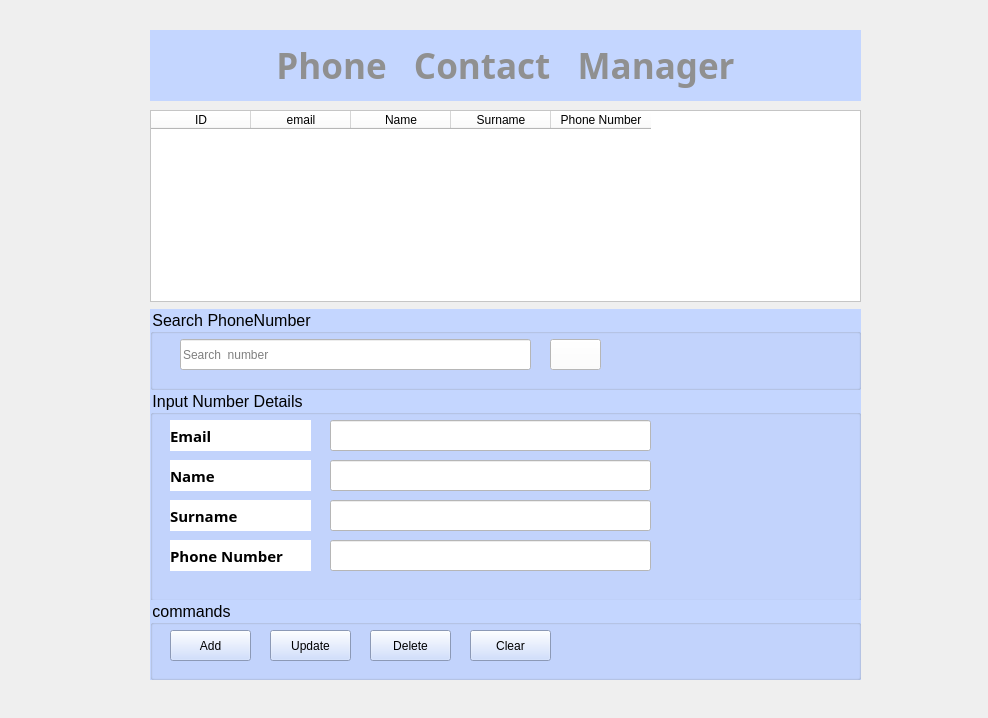
<?xml version="1.0" encoding="UTF-8"?>
<ui version="4.0">
 <class>Form</class>
 <widget class="QWidget" name="Form">
  <property name="geometry">
   <rect>
    <x>0</x>
    <y>0</y>
    <width>988</width>
    <height>718</height>
   </rect>
  </property>
  <property name="font">
   <font>
    <pointsize>12</pointsize>
   </font>
  </property>
  <property name="windowTitle">
   <string>Phonenumber</string>
  </property>
  <property name="windowIcon">
   <iconset>
    <normaloff>icons/phone-receiver-silhouette.png</normaloff>icons/phone-receiver-silhouette.png</iconset>
  </property>
  <property name="styleSheet">
   <string notr="true">color: rgb(255, 255, 255);
color: rgb(144, 144, 144);</string>
  </property>
  <widget class="QLabel" name="label">
   <property name="geometry">
    <rect>
     <x>150</x>
     <y>30</y>
     <width>711</width>
     <height>71</height>
    </rect>
   </property>
   <property name="font">
    <font>
     <family>Nunito</family>
     <pointsize>26</pointsize>
     <italic>false</italic>
     <bold>true</bold>
     <underline>false</underline>
     <strikeout>false</strikeout>
    </font>
   </property>
   <property name="styleSheet">
    <string notr="true">background-color: rgb(196, 214, 255);</string>
   </property>
   <property name="text">
    <string>Phone   Contact   Manager</string>
   </property>
   <property name="alignment">
    <set>Qt::AlignCenter</set>
   </property>
  </widget>
  <widget class="QTableWidget" name="numberdata">
   <property name="geometry">
    <rect>
     <x>150</x>
     <y>110</y>
     <width>711</width>
     <height>192</height>
    </rect>
   </property>
   <property name="styleSheet">
    <string notr="true">color: rgb(0, 0, 0);
background-color: rgb(255, 255, 255);</string>
   </property>
   <property name="textElideMode">
    <enum>Qt::ElideRight</enum>
   </property>
   <attribute name="verticalHeaderVisible">
    <bool>false</bool>
   </attribute>
   <column>
    <property name="text">
     <string>ID</string>
    </property>
   </column>
   <column>
    <property name="text">
     <string>email</string>
    </property>
   </column>
   <column>
    <property name="text">
     <string>Name</string>
    </property>
   </column>
   <column>
    <property name="text">
     <string>Surname</string>
    </property>
   </column>
   <column>
    <property name="text">
     <string>Phone Number</string>
    </property>
   </column>
  </widget>
  <widget class="QGroupBox" name="groupBox">
   <property name="geometry">
    <rect>
     <x>150</x>
     <y>309</y>
     <width>711</width>
     <height>81</height>
    </rect>
   </property>
   <property name="styleSheet">
    <string notr="true">color: rgb(0, 0, 0);
background-color: rgb(196, 214, 255);</string>
   </property>
   <property name="title">
    <string>Search PhoneNumber</string>
   </property>
   <widget class="QLineEdit" name="lineEdit">
    <property name="geometry">
     <rect>
      <x>30</x>
      <y>30</y>
      <width>351</width>
      <height>31</height>
     </rect>
    </property>
    <property name="styleSheet">
     <string notr="true">background-color: rgb(255, 255, 255);</string>
    </property>
    <property name="text">
     <string/>
    </property>
    <property name="placeholderText">
     <string>Search  number</string>
    </property>
   </widget>
   <widget class="QPushButton" name="pushButton">
    <property name="geometry">
     <rect>
      <x>400</x>
      <y>30</y>
      <width>51</width>
      <height>31</height>
     </rect>
    </property>
    <property name="styleSheet">
     <string notr="true">background-color: rgb(255, 255, 255);</string>
    </property>
    <property name="text">
     <string/>
    </property>
    <property name="icon">
     <iconset>
      <normaloff>icons/people-searcher.png</normaloff>icons/people-searcher.png</iconset>
    </property>
   </widget>
  </widget>
  <widget class="QGroupBox" name="groupBox_2">
   <property name="geometry">
    <rect>
     <x>150</x>
     <y>390</y>
     <width>711</width>
     <height>211</height>
    </rect>
   </property>
   <property name="styleSheet">
    <string notr="true">color: rgb(0, 0, 0);
background-color: rgb(196, 214, 255);</string>
   </property>
   <property name="title">
    <string>Input Number Details</string>
   </property>
   <widget class="QLineEdit" name="txt_email">
    <property name="geometry">
     <rect>
      <x>180</x>
      <y>30</y>
      <width>321</width>
      <height>31</height>
     </rect>
    </property>
    <property name="styleSheet">
     <string notr="true">background-color: rgb(255, 255, 255);</string>
    </property>
   </widget>
   <widget class="QLineEdit" name="txt_name">
    <property name="geometry">
     <rect>
      <x>180</x>
      <y>70</y>
      <width>321</width>
      <height>31</height>
     </rect>
    </property>
    <property name="styleSheet">
     <string notr="true">background-color: rgb(255, 255, 255);</string>
    </property>
   </widget>
   <widget class="QLineEdit" name="txt_surname">
    <property name="geometry">
     <rect>
      <x>180</x>
      <y>110</y>
      <width>321</width>
      <height>31</height>
     </rect>
    </property>
    <property name="styleSheet">
     <string notr="true">background-color: rgb(255, 255, 255);</string>
    </property>
   </widget>
   <widget class="QLineEdit" name="txt_phonenumber">
    <property name="geometry">
     <rect>
      <x>180</x>
      <y>150</y>
      <width>321</width>
      <height>31</height>
     </rect>
    </property>
    <property name="styleSheet">
     <string notr="true">background-color: rgb(255, 255, 255);</string>
    </property>
   </widget>
   <widget class="QLabel" name="label_3">
    <property name="geometry">
     <rect>
      <x>20</x>
      <y>30</y>
      <width>141</width>
      <height>31</height>
     </rect>
    </property>
    <property name="font">
     <font>
      <family>Nunito</family>
      <pointsize>11</pointsize>
      <bold>true</bold>
     </font>
    </property>
    <property name="styleSheet">
     <string notr="true">background-color: rgb(255, 255, 255);</string>
    </property>
    <property name="text">
     <string>Email</string>
    </property>
   </widget>
   <widget class="QLabel" name="label_4">
    <property name="geometry">
     <rect>
      <x>20</x>
      <y>70</y>
      <width>141</width>
      <height>31</height>
     </rect>
    </property>
    <property name="font">
     <font>
      <family>Nunito</family>
      <pointsize>11</pointsize>
      <bold>true</bold>
     </font>
    </property>
    <property name="styleSheet">
     <string notr="true">background-color: rgb(255, 255, 255);</string>
    </property>
    <property name="text">
     <string>Name</string>
    </property>
   </widget>
   <widget class="QLabel" name="label_5">
    <property name="geometry">
     <rect>
      <x>20</x>
      <y>110</y>
      <width>141</width>
      <height>31</height>
     </rect>
    </property>
    <property name="font">
     <font>
      <family>Nunito</family>
      <pointsize>11</pointsize>
      <bold>true</bold>
     </font>
    </property>
    <property name="styleSheet">
     <string notr="true">background-color: rgb(255, 255, 255);</string>
    </property>
    <property name="text">
     <string>Surname</string>
    </property>
   </widget>
   <widget class="QLabel" name="label_6">
    <property name="geometry">
     <rect>
      <x>110</x>
      <y>210</y>
      <width>141</width>
      <height>31</height>
     </rect>
    </property>
    <property name="text">
     <string>ID   </string>
    </property>
   </widget>
   <widget class="QLabel" name="label_7">
    <property name="geometry">
     <rect>
      <x>20</x>
      <y>150</y>
      <width>141</width>
      <height>31</height>
     </rect>
    </property>
    <property name="font">
     <font>
      <family>Nunito</family>
      <pointsize>11</pointsize>
      <bold>true</bold>
     </font>
    </property>
    <property name="styleSheet">
     <string notr="true">background-color: rgb(255, 255, 255);</string>
    </property>
    <property name="text">
     <string>Phone Number</string>
    </property>
   </widget>
  </widget>
  <widget class="QGroupBox" name="groupBox_3">
   <property name="geometry">
    <rect>
     <x>150</x>
     <y>600</y>
     <width>711</width>
     <height>80</height>
    </rect>
   </property>
   <property name="styleSheet">
    <string notr="true">color: rgb(0, 0, 0);
background-color: rgb(196, 214, 255);</string>
   </property>
   <property name="title">
    <string>commands</string>
   </property>
   <widget class="QPushButton" name="btn_add">
    <property name="geometry">
     <rect>
      <x>20</x>
      <y>30</y>
      <width>81</width>
      <height>31</height>
     </rect>
    </property>
    <property name="text">
     <string>Add</string>
    </property>
    <property name="icon">
     <iconset>
      <normaloff>icons/add-friend.png</normaloff>icons/add-friend.png</iconset>
    </property>
   </widget>
   <widget class="QPushButton" name="btn_update">
    <property name="geometry">
     <rect>
      <x>120</x>
      <y>30</y>
      <width>81</width>
      <height>31</height>
     </rect>
    </property>
    <property name="text">
     <string>Update</string>
    </property>
    <property name="icon">
     <iconset>
      <normaloff>icons/refresh.png</normaloff>icons/refresh.png</iconset>
    </property>
   </widget>
   <widget class="QPushButton" name="btn_delete">
    <property name="geometry">
     <rect>
      <x>220</x>
      <y>30</y>
      <width>81</width>
      <height>31</height>
     </rect>
    </property>
    <property name="text">
     <string>Delete</string>
    </property>
    <property name="icon">
     <iconset>
      <normaloff>icons/delete (1).png</normaloff>icons/delete (1).png</iconset>
    </property>
   </widget>
   <widget class="QPushButton" name="btn_clear">
    <property name="geometry">
     <rect>
      <x>320</x>
      <y>30</y>
      <width>81</width>
      <height>31</height>
     </rect>
    </property>
    <property name="text">
     <string>Clear</string>
    </property>
    <property name="icon">
     <iconset>
      <normaloff>icons/brush.png</normaloff>icons/brush.png</iconset>
    </property>
   </widget>
  </widget>
 </widget>
 <resources/>
 <connections/>
</ui>
